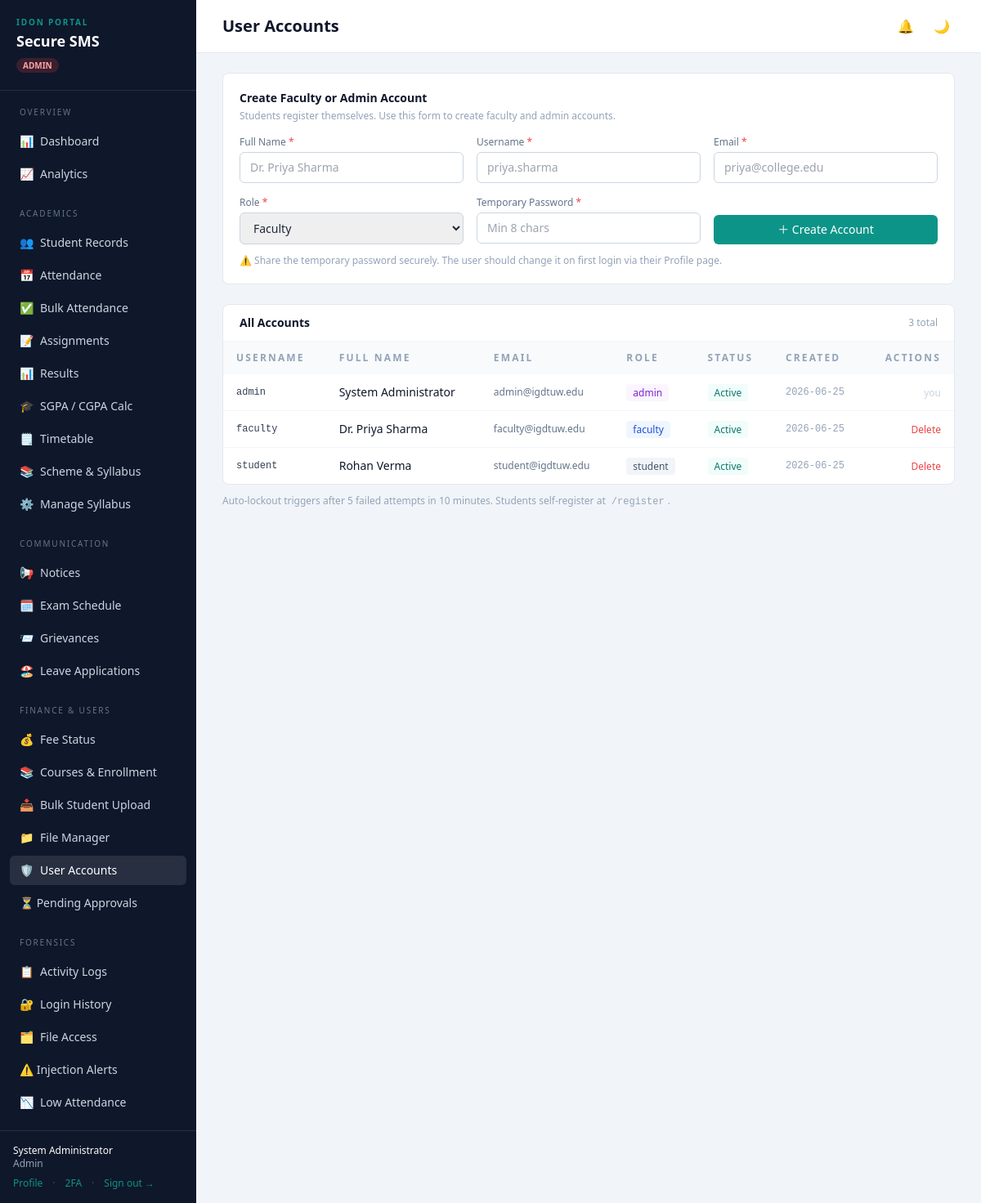
The app's page /users (signed in) with its own data.
### tables this page shows
CREATE TABLE users (
    id              INTEGER PRIMARY KEY AUTOINCREMENT,
    username        TEXT UNIQUE NOT NULL,
    email           TEXT UNIQUE NOT NULL,
    password_hash   TEXT NOT NULL,
    role            TEXT NOT NULL CHECK(role IN ('admin','faculty','student')),
    full_name       TEXT NOT NULL,
    contact_no      TEXT,
    branch          TEXT,
    university      TEXT,
    year            INTEGER,
    profile_complete INTEGER NOT NULL DEFAULT 0,
    is_active       INTEGER NOT NULL DEFAULT 1,
    created_at      DATETIME DEFAULT CURRENT_TIMESTAMP
, address TEXT, dob TEXT, guardian_name TEXT, emergency_contact TEXT, totp_secret TEXT, totp_enabled INTEGER DEFAULT 0, status TEXT DEFAULT 'active');

### app.py (the view)
@app.route("/users")
@role_required("admin")
def users_list():
    users = query_all("SELECT id, username, full_name, role, email, is_active, created_at FROM users ORDER BY id")
    return render_template("users.html", all_users=users)

### app.py (called while the page is built)
@app.context_processor
def inject_user():
    u = current_user()
    pending_count = 0
    if u and u.get("role") == "admin":
        row = query_one("SELECT COUNT(*) c FROM users WHERE status='pending'")
        pending_count = row["c"] if row else 0
    return {"user": u, "config": Config, "pending_count": pending_count}

### auth.py (called while the page is built)
def current_user():
    if "user_id" in session:
        return {
            "id": session["user_id"],
            "username": session.get("username"),
            "role": session.get("role"),
            "full_name": session.get("full_name"),
        }
    return None

def _check_session_timeout():
    last = session.get("_last_active")
    now = int(time())
    if last and (now - last) > Config.SESSION_TIMEOUT_SECONDS:
        session.clear()
        return True
    session["_last_active"] = now
    return False

def role_required(*roles):
    def decorator(view):
        @wraps(view)
        def wrapped(*args, **kwargs):
            if "user_id" not in session:
                flash("Please sign in to continue.", "error")
                return redirect(url_for("login"))
            if _check_session_timeout():
                flash("Your session expired due to inactivity. Please sign in again.", "error")
                return redirect(url_for("login"))
            if session.get("role") not in roles:
                flash("You do not have permission to access that page.", "error")
                role = session.get("role")
                if role == "student":
                    return redirect(url_for("attendance"))
                abort(403)
            return view(*args, **kwargs)
        return wrapped
    return decorator

### database.py (called while the page is built)
def get_connection():
    conn = sqlite3.connect(Config.DB_PATH, timeout=30)
    conn.row_factory = sqlite3.Row
    conn.execute("PRAGMA foreign_keys = ON")
    conn.execute("PRAGMA journal_mode = WAL")
    conn.execute("PRAGMA busy_timeout = 30000")
    return conn

def query_all(sql, params=()):
    conn = get_connection()
    rows = conn.execute(sql, params).fetchall()
    conn.close()
    return rows

def query_one(sql, params=()):
    conn = get_connection()
    row = conn.execute(sql, params).fetchone()
    conn.close()
    return row

### templates/users.html (shortened to what this page needs)
{% extends "base.html" %}
{% block heading %}User Accounts{% endblock %}
{% block content %}
<div class="bg-white rounded-lg border border-slate-200 p-5 mb-6">
  <h2 class="text-sm font-semibold text-ink mb-1">Create Faculty or Admin Account</h2>
  <p class="text-xs text-slate-400 mb-4">Students register themselves. Use this form to create faculty and admin accounts.</p>
  <form method="post" action="{{ url_for('admin_create_user') }}"
        class="grid grid-cols-2 lg:grid-cols-3 gap-4">
    <div>
      <label class="block text-xs font-medium text-slate-500 mb-1">Full Name <span class="text-red-500">*</span></label>
      <input name="full_name" required placeholder="Dr. Priya Sharma"
             class="w-full rounded-md border border-slate-300 px-3 py-2 text-sm
                    focus:border-signal focus:ring-1 focus:ring-signal outline-none">
    </div>
    <div>
      <label class="block text-xs font-medium text-slate-500 mb-1">Username <span class="text-red-500">*</span></label>
      <input name="username" required placeholder="priya.sharma"
             class="w-full rounded-md border border-slate-300 px-3 py-2 text-sm
                    focus:border-signal focus:ring-1 focus:ring-signal outline-none">
    </div>
    <div>
      <label class="block text-xs font-medium text-slate-500 mb-1">Email <span class="text-red-500">*</span></label>
      <input name="email" type="email" required placeholder="priya@college.edu"
             class="w-full rounded-md border border-slate-300 px-3 py-2 text-sm
                    focus:border-signal focus:ring-1 focus:ring-signal outline-none">
    </div>
    <div>
      <label class="block text-xs font-medium text-slate-500 mb-1">Role <span class="text-red-500">*</span></label>
      <select name="role" class="w-full rounded-md border border-slate-300 px-3 py-2 text-sm
                                  focus:border-signal focus:ring-1 focus:ring-signal outline-none">
        <option value="faculty">Faculty</option>
      </select>
    </div>
    <div>
      <label class="block text-xs font-medium text-slate-500 mb-1">Temporary Password <span class="text-red-500">*</span></label>
      <input name="password" type="text" required placeholder="Min 8 chars"
             class="w-full rounded-md border border-slate-300 px-3 py-2 text-sm
                    focus:border-signal focus:ring-1 focus:ring-signal outline-none">
    </div>
    <div class="flex items-end">
      <button class="w-full bg-signal hover:bg-teal-700 text-white text-sm font-medium py-2 rounded-md transition">
        ＋ Create Account
      </button>
    </div>
  </form>
  <p class="text-xs text-slate-400 mt-3">⚠ Share the temporary password securely. The user should change it on first login via their Profile page.</p>
</div>
<div class="bg-white rounded-lg border border-slate-200 overflow-hidden">
  <div class="px-5 py-3 border-b border-slate-100 flex items-center justify-between">
    <h2 class="text-sm font-semibold text-ink">All Accounts</h2>
    <span class="text-xs text-slate-400">{{ all_users|length }} total</span>
  </div>
  <table class="w-full text-sm evidence">
    <thead class="bg-slate-50 text-left text-xs uppercase eyebrow text-slate-400">
      <tr>
        <th class="px-4 py-3 font-semibold">Username</th>
        <th class="px-4 py-3 font-semibold">Full name</th>
        <th class="px-4 py-3 font-semibold">Email</th>
        <th class="px-4 py-3 font-semibold">Role</th>
        <th class="px-4 py-3 font-semibold">Status</th>
        <th class="px-4 py-3 font-semibold">Created</th>
        <th class="px-4 py-3 font-semibold text-right">Actions</th>
      </tr>
    </thead>
    <tbody class="divide-y divide-slate-100">
      {% for u in all_users %}
        <tr class="hover:bg-slate-50 {{ 'bg-red-50/40' if not u.is_active else '' }}">
          <td class="px-4 py-3 font-mono text-xs text-steel">{{ u.username }}</td>
          <td class="px-4 py-3 font-medium text-ink">{{ u.full_name }}</td>
          <td class="px-4 py-3 text-slate-500 text-xs">{{ u.email }}</td>
          <td class="px-4 py-3">
            <span class="px-2 py-0.5 rounded text-xs
                         {{ 'bg-purple-50 text-purple-700' if u.role=='admin'
                            else 'bg-blue-50 text-blue-700' if u.role=='faculty'
                            else 'bg-slate-100 text-slate-600' }}">{{ u.role }}</span>
          </td>
          <td class="px-4 py-3">
            {% if u.is_active %}
              <span class="px-2 py-0.5 rounded text-xs bg-teal-50 text-teal-700">Active</span>
            {% else %}
              <span class="px-2 py-0.5 rounded text-xs bg-red-50 text-red-700">🔒 Locked</span>
            {% endif %}
          </td>
          <td class="px-4 py-3 font-mono text-xs text-slate-400">{{ u.created_at[:10] }}</td>
          <td class="px-4 py-3 text-right space-x-2">
            {% if u.id != user.id %}
              <form method="post" action="{{ url_for('admin_delete_user', uid=u.id) }}" class="inline"
                    onsubmit="return confirm('Delete {{ u.username }}? This cannot be undone.')">
                <button class="text-red-500 hover:underline text-xs">Delete</button>
              </form>
            {% else %}
              <span class="text-slate-300 text-xs">you</span>
            {% endif %}
          </td>
        </tr>
      {% else %}
        <tr><td colspan="7" class="px-4 py-8 text-center text-slate-400">No users found.</td></tr>
      {% endfor %}
    </tbody>
  </table>
</div>
<p class="text-xs text-slate-400 mt-3">
  Auto-lockout triggers after {{ config.MAX_FAILED_LOGINS }} failed attempts in {{ config.LOCKOUT_WINDOW_MINUTES }} minutes.
  Students self-register at <code class="bg-slate-100 px-1 rounded">/register</code>.
</p>
{% endblock %}

### templates/base.html (shortened to what this page needs)
<!doctype html>
<html lang="en">
<head>
  <script src="https://cdn.tailwindcss.com"></script>
</head>
<body class="bg-slate-100 text-slate-800 min-h-screen">
{% if user %}
<div class="flex min-h-screen">
  <aside class="w-60 shrink-0 bg-ink text-slate-300 flex flex-col">
    <div class="px-5 py-5 border-b border-white/10">
      <div class="eyebrow text-[10px] uppercase text-signal font-semibold">IDon Portal</div>
      <div class="text-white font-semibold text-lg leading-tight mt-1">Secure&nbsp;SMS</div>
      <div class="mt-1">
        {% if user.role == 'admin' %}
          <span class="text-[10px] bg-red-500/20 text-red-300 px-2 py-0.5 rounded-full font-semibold">ADMIN</span>
        {% elif user.role == 'faculty' %}
          <span class="text-[10px] bg-blue-500/20 text-blue-300 px-2 py-0.5 rounded-full font-semibold">FACULTY</span>
        {% else %}
          <span class="text-[10px] bg-teal-500/20 text-teal-300 px-2 py-0.5 rounded-full font-semibold">STUDENT</span>
        {% endif %}
      </div>
    </div>
    <nav class="flex-1 px-3 py-4 space-y-1 text-sm">
      {% macro nav(endpoint, label, icon='') %}
        <a href="{{ url_for(endpoint) }}"
           class="flex items-center gap-2 px-3 py-2 rounded-md hover:bg-white/5 hover:text-white transition
                  {{ 'nav-active' if request.endpoint == endpoint else '' }}">
          {% if icon %}<span>{{ icon }}</span>{% endif %}{{ label }}
        </a>
      {% endmacro %}
      {% if user.role == 'admin' %}
        <div class="eyebrow text-[10px] uppercase text-slate-500 px-3 pb-1">Overview</div>
        {{ nav('dashboard', 'Dashboard', '📊') }}
        {{ nav('student_analytics', 'Analytics', '📈') }}
        <div class="eyebrow text-[10px] uppercase text-slate-500 px-3 pt-4 pb-1">Academics</div>
        {{ nav('students', 'Student Records', '👥') }}
        {{ nav('attendance', 'Attendance', '📅') }}
        {{ nav('attendance_bulk_mark', 'Bulk Attendance', '✅') }}
        {{ nav('assignments', 'Assignments', '📝') }}
        {{ nav('results', 'Results', '📊') }}
        {{ nav('sgpa', 'SGPA / CGPA Calc', '🎓') }}
        {{ nav('timetable', 'Timetable', '🗒️') }}
        {{ nav('syllabus.index', 'Scheme & Syllabus', '📚') }}
        {{ nav('syllabus.admin_index', 'Manage Syllabus', '⚙️') }}
        <div class="eyebrow text-[10px] uppercase text-slate-500 px-3 pt-4 pb-1">Communication</div>
        {{ nav('notices', 'Notices', '📢') }}
        {{ nav('exam_schedule', 'Exam Schedule', '🗓️') }}
        {{ nav('grievances', 'Grievances', '📨') }}
        {{ nav('leaves', 'Leave Applications', '🏖️') }}
        <div class="eyebrow text-[10px] uppercase text-slate-500 px-3 pt-4 pb-1">Finance & Users</div>
        {{ nav('fee_status', 'Fee Status', '💰') }}
        {{ nav('courses', 'Courses & Enrollment', '📚') }}
        {{ nav('bulk_upload_students', 'Bulk Student Upload', '📥') }}
        {{ nav('files', 'File Manager', '📁') }}
        {{ nav('users_list', 'User Accounts', '🛡️') }}
        <a href="{{ url_for('pending_users') }}"
           class="flex items-center justify-between px-3 py-2 rounded-md hover:bg-white/5 hover:text-white transition
                  {{ 'nav-active' if request.endpoint == 'pending_users' else '' }}">
          <span class="flex items-center gap-2">⏳ Pending Approvals</span>
        </a>
        <div class="eyebrow text-[10px] uppercase text-slate-500 px-3 pt-4 pb-1">Forensics</div>
        {{ nav('audit_activity', 'Activity Logs', '📋') }}
        {{ nav('audit_logins', 'Login History', '🔐') }}
        {{ nav('audit_files', 'File Access', '🗂️') }}
        <a href="{{ url_for('audit_alerts') }}"
           class="flex items-center justify-between px-3 py-2 rounded-md hover:bg-white/5 hover:text-white transition
                  {{ 'nav-active' if request.endpoint == 'audit_alerts' else '' }}">
          <span class="flex items-center gap-2">⚠️ Injection Alerts</span>
        </a>
        {{ nav('low_attendance_report', 'Low Attendance', '📉') }}
      {% endif %}
    </nav>
    <div class="px-4 py-4 border-t border-white/10 text-xs">
      <div class="text-white font-medium">{{ user.full_name }}</div>
      <div class="text-slate-400 capitalize">{{ user.role }}</div>
      <div class="flex gap-3 mt-2">
        <a href="{{ url_for('profile') }}" class="text-signal hover:text-teal-300">Profile</a>
        <span class="text-slate-600">·</span>
        <a href="{{ url_for('twofa_setup') }}" class="text-signal hover:text-teal-300">2FA</a>
        <span class="text-slate-600">·</span>
        <a href="{{ url_for('logout') }}" class="text-signal hover:text-teal-300">Sign out →</a>
      </div>
    </div>
  </aside>
  <div class="flex-1 flex flex-col min-w-0">
    <header class="bg-white border-b border-slate-200 px-8 py-4">
      <div class="max-w-[1400px] mx-auto flex items-center justify-between">
      <h1 class="text-xl font-semibold text-ink">{% block heading %}{% endblock %}</h1>
      <div class="flex items-center gap-3">
        <div class="relative">
          <button id="notif-bell-btn" title="Notifications" onclick="toggleNotifDropdown()"
                  class="relative w-8 h-8 rounded-full flex items-center justify-center hover:bg-slate-100 transition text-slate-500 hover:text-slate-800">
            <span>🔔</span>
          </button>
        </div>
        <button id="theme-toggle" title="Toggle dark mode"
                onclick="toggleTheme()"
                class="w-8 h-8 rounded-full flex items-center justify-center hover:bg-slate-100 transition text-slate-500 hover:text-slate-800">
          <span id="theme-icon">🌙</span>
        </button>
      </div>
      </div>
    </header>
    <main class="flex-1 px-8 py-6">
      <div class="max-w-[1400px] mx-auto">
      {% block content %}{% endblock %}
      </div>
    </main>
  </div>
</div>
{% else %}
  {% block auth %}{% endblock %}
{% endif %}
</body>
</html>

### templates/base.html (style rules this page uses)
html, body { margin: 0; padding: 0; }
body { -webkit-font-smoothing: antialiased; }
.eyebrow { letter-spacing: .18em; }
table.evidence td, table.evidence th { font-variant-numeric: tabular-nums; }
.nav-active { background: rgba(255,255,255,0.1); color: #fff; }
:root,[data-theme="light"] { --bg-page: #f1f5f9; --bg-sidebar: #0f172a; --bg-card: #ffffff; --text-main: #1e293b; --text-muted: #64748b; --border-col: #e2e8f0; --header-bg: #ffffff; --table-row-alt: #f8fafc; }
body { background-color: var(--bg-page); color: var(--text-main); }

### records on screen
users: full_name "System Administrator", username "admin", email "admin@igdtuw.edu", role "admin", is_active "Active", created_at "2026-06-25", shows "you"
users: username "faculty", full_name "Dr. Priya Sharma", email "faculty@igdtuw.edu", role "faculty", is_active "Active", created_at "2026-06-25"
users: username "student", full_name "Rohan Verma", email "student@igdtuw.edu", role "student", is_active "Active", created_at "2026-06-25"

### other values on screen
{{ icon }} "📊 📈 👥 📅 ✅ 📝 📊 🎓 🗒️ 📚 ⚙️ 📢 🗓️ 📨 🏖️ 💰 📚 📥 📁 🛡️ 📋 🔐 🗂️ 📉"
{{ user.role }} "Admin"
{{ all_users|length }} "3"
{{ config.MAX_FAILED_LOGINS }} "5"
{{ config.LOCKOUT_WINDOW_MINUTES }} "10"
